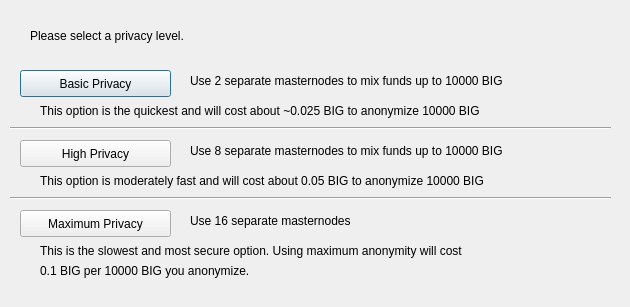
<?xml version="1.0" encoding="UTF-8"?>
<ui version="4.0">
 <class>ObfuscationConfig</class>
 <widget class="QDialog" name="ObfuscationConfig">
  <property name="geometry">
   <rect>
    <x>0</x>
    <y>0</y>
    <width>630</width>
    <height>307</height>
   </rect>
  </property>
  <property name="windowTitle">
   <string>Configure Obfuscation</string>
  </property>
  <widget class="QPushButton" name="buttonBasic">
   <property name="geometry">
    <rect>
     <x>20</x>
     <y>70</y>
     <width>151</width>
     <height>27</height>
    </rect>
   </property>
   <property name="text">
    <string>Basic Privacy</string>
   </property>
  </widget>
  <widget class="QPushButton" name="buttonHigh">
   <property name="geometry">
    <rect>
     <x>20</x>
     <y>140</y>
     <width>151</width>
     <height>27</height>
    </rect>
   </property>
   <property name="text">
    <string>High Privacy</string>
   </property>
  </widget>
  <widget class="QPushButton" name="buttonMax">
   <property name="geometry">
    <rect>
     <x>20</x>
     <y>210</y>
     <width>151</width>
     <height>27</height>
    </rect>
   </property>
   <property name="text">
    <string>Maximum Privacy</string>
   </property>
  </widget>
  <widget class="QLabel" name="label">
   <property name="geometry">
    <rect>
     <x>30</x>
     <y>20</y>
     <width>571</width>
     <height>31</height>
    </rect>
   </property>
   <property name="text">
    <string>Please select a privacy level.</string>
   </property>
  </widget>
  <widget class="QLabel" name="label_2">
   <property name="geometry">
    <rect>
     <x>190</x>
     <y>70</y>
     <width>421</width>
     <height>21</height>
    </rect>
   </property>
   <property name="text">
    <string>Use 2 separate masternodes to mix funds up to 10000 BIG</string>
   </property>
  </widget>
  <widget class="QLabel" name="label_3">
   <property name="geometry">
    <rect>
     <x>190</x>
     <y>140</y>
     <width>411</width>
     <height>21</height>
    </rect>
   </property>
   <property name="text">
    <string>Use 8 separate masternodes to mix funds up to 10000 BIG</string>
   </property>
  </widget>
  <widget class="QLabel" name="label_4">
   <property name="geometry">
    <rect>
     <x>190</x>
     <y>210</y>
     <width>421</width>
     <height>21</height>
    </rect>
   </property>
   <property name="text">
    <string>Use 16 separate masternodes</string>
   </property>
  </widget>
  <widget class="QLabel" name="label_6">
   <property name="geometry">
    <rect>
     <x>40</x>
     <y>100</y>
     <width>561</width>
     <height>21</height>
    </rect>
   </property>
   <property name="text">
    <string>This option is the quickest and will cost about ~0.025 BIG to anonymize 10000 BIG</string>
   </property>
  </widget>
  <widget class="QLabel" name="label_7">
   <property name="geometry">
    <rect>
     <x>40</x>
     <y>170</y>
     <width>561</width>
     <height>21</height>
    </rect>
   </property>
   <property name="text">
    <string>This option is moderately fast and will cost about 0.05 BIG to anonymize 10000 BIG</string>
   </property>
  </widget>
  <widget class="QLabel" name="label_8">
   <property name="geometry">
    <rect>
     <x>40</x>
     <y>240</y>
     <width>561</width>
     <height>21</height>
    </rect>
   </property>
   <property name="text">
    <string>This is the slowest and most secure option. Using maximum anonymity will cost</string>
   </property>
  </widget>
  <widget class="QLabel" name="label_9">
   <property name="geometry">
    <rect>
     <x>40</x>
     <y>260</y>
     <width>561</width>
     <height>21</height>
    </rect>
   </property>
   <property name="text">
    <string>0.1 BIG per 10000 BIG you anonymize.</string>
   </property>
  </widget>
  <widget class="Line" name="line">
   <property name="geometry">
    <rect>
     <x>10</x>
     <y>120</y>
     <width>601</width>
     <height>16</height>
    </rect>
   </property>
   <property name="orientation">
    <enum>Qt::Horizontal</enum>
   </property>
  </widget>
  <widget class="Line" name="line_2">
   <property name="geometry">
    <rect>
     <x>10</x>
     <y>190</y>
     <width>601</width>
     <height>16</height>
    </rect>
   </property>
   <property name="orientation">
    <enum>Qt::Horizontal</enum>
   </property>
  </widget>
 </widget>
 <resources/>
 <connections/>
</ui>
